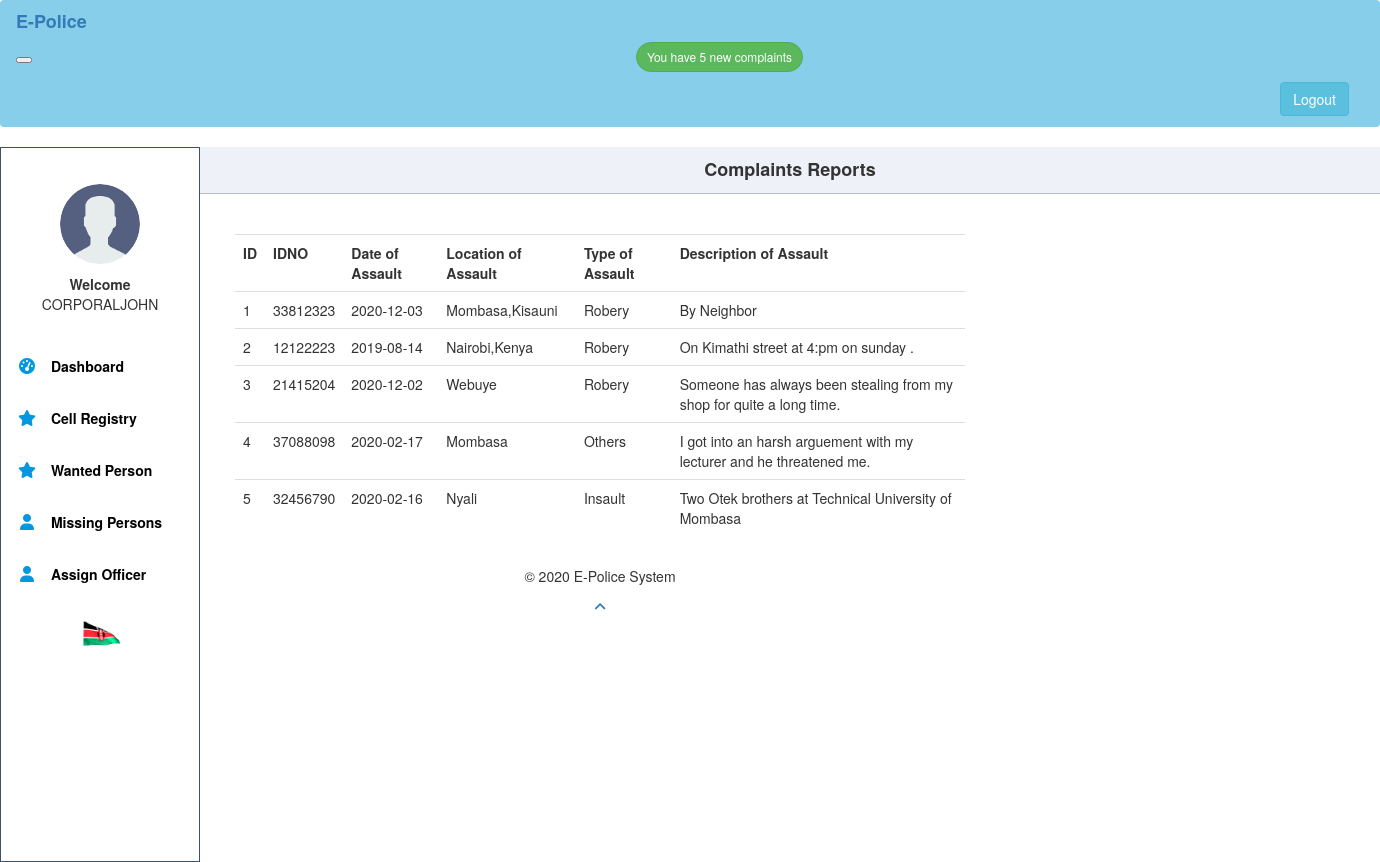
Screenshot of /policecomplaints.php (signed in) with the database file from the repository.
### tables this page shows
CREATE TABLE `complaint` (
  `ID` int(100) NOT NULL,
  `idno` int(100) NOT NULL,
  `dates` date NOT NULL,
  `location` varchar(255) NOT NULL,
  `assault` varchar(255) NOT NULL,
  `description` varchar(255) NOT NULL
);

### policecomplaints.php (the view, shortened to what this page needs)
 <?php
 require('includes/config.php');
 include('includes/header.php');
?>
<!DOCTYPE html>
<html>
<head>
    <link href="lib/css/bootstrap.min.css" rel="stylesheet" id="bootstrap-css">
</head>
<body>
<div class="main-content"style="background-color:#fff;">
<div class="title">
<center>Complaints Reports</center>
  </div>
             <?php
  $link = mysqli_connect("localhost", "root", "", "epolice");
  echo "<br>";
  $sql = "SELECT * FROM complaint";
  $result = $link->query($sql);
  echo "<div class='container'>";
    echo "<div class='row-fluid'>";
      echo "<div class='col-xs-8'>";
      echo "<div class='table-responsive'>";
         echo "<br>";
echo "<table class='table table-dark'>";
   echo " <tr>";
     echo " <th scope='col'>ID</th>";
      echo "<th scope='col'>IDNO</th>";
      echo "<th scope='col'>Date of Assault</th>";
      echo "<th scope='col'>Location of Assault</th>";
      echo "<th scope='col'>Type of Assault</th>";
      echo "<th scope='col'>Description of Assault</th>";
    echo "</tr>";
    if ($result->num_rows > 0) {
          while($row = $result->fetch_assoc()) {
 echo "<tr>";
            echo "<td>" . $row["ID"] . "</td>";
              echo "<td>" . $row["idno"] . "</td>";
            echo "<td>" . $row["dates"] . "</td>";
            echo "<td>" . $row["location"] . "</td>";
            echo "<td>" . $row["assault"] . "</td>";
            echo "<td>" . $row["description"] . "</td>";
            echo "</tr>";
          }
        } else {
          echo "0 results";
        }?>
</table>
  </div>
</body>
</html>
 <?php
  include('includes/footer.php');
 ?>

### includes/header.php (shortened to what this page needs)
<!DOCTYPE html>
<html>
<head>
    <link rel="stylesheet" type="text/css" href="bootstrap/css/bootstrap.min.css">
    <link rel="stylesheet" type="text/css" href="bootstrap/css/font-awesome.min.css">
    <link rel="stylesheet" type="text/css" href="css/style.css">
</head>
<body>
 <nav class="my-nav navbar navbar-expand-md navbar-light">
            <div class="container-fluid">
              <h4><a href="#" class="logo"><b>E-<span>Police</span></b></a></h4>
               <button class="navbar-toggler" type="button" data-toggle="collapse" data-target="#navbarSupportedContent" aria-controls="navbarSupportedContent" aria-expanded="false" aria-label="Toggle navigation">    <span class="navbar-toggler-icon"></span>
               </button>
                <?php
    $sql="SELECT * FROM complaint";
    $results = mysqli_query($conn, $sql);
    $resultCheck = mysqli_num_rows($results);
    if ($resultCheck>0) { ?>
        <span><a style="margin-left:600px; border-radius:200px;" class="btn btn-sm btn-success " href="policecomplaints.php">
      <?php echo "You have"." $resultCheck"." new complaints"; ?>
      </a></span>
   <?php }
    ?>
    <div class="top-menu">
        <ul class="nav pull-right top-menu">
          <li><a class="logout" href="index.html"><button class="btn btn-info">Logout</button></a></li>
        </ul>
      </div>
            </div>
        </nav>
         <div class="side-nav" style="background-color:#fff;">
            <nav>
                <ul>
                    <li>
    <center><img src="img/1.png" class="img-circle" width="80"></center>
    <?php  if (isset($_SESSION['username'])) : ?>
      <p><center><strong>Welcome</strong><br><?php echo $_SESSION['username']; ?></center></p>
    <?php endif ?>
                    </li>
                     <li>
                        <a href="dashboard.php">
                            <span><i class="fa fa-dashboard"></i></span>
                            <span>Dashboard</span>
                        </a>
                    </li>
                    <li>
                        <a href="policecellregistry.php">
                            <span><i class="fa fa-star"></i></span>
                            <span>Cell Registry</span>
                        </a>
                    </li>
                      <li>
                        <a href="policewanted.php">
                            <span><i class="fa fa-star"></i></span>
                            <span>Wanted Person</span>
                        </a>
                    </li>
                    <li>
                        <a href="policeviewmissing.php">
                            <span><i class="fa fa-user"></i></span>
                            <span>Missing Persons</span>
                        </a>
                    </li>
                    <li>
                        <a href="policeassignofficer.php">
                            <span><i class="fa fa-user"></i></span>
                            <span>Assign Officer</span>
                        </a>
                    </li>
  <li>
<center><img src="img/images/flag.gif" width="30%"></center>
  </li>
                </ul>
            </nav>
</div>

### includes/footer.php (shortened to what this page needs)
<footer class="site-footer">
      <div class="text-center">
     <p ><center>&copy; 2020 E-Police System</center></p>
        <a href="#" class="go-top">
          <i class="fa fa-angle-up"></i>
          </a>
      </div>
    </footer>
</html>

### css/style.css (style rules this page uses)
body { background-color: #fff; }
.my-nav { background-color: skyblue; min-height: 70px; }
.side-nav { position: absolute; width: 100%; height: 89.4vh; background-color: #35475e; border: 1px solid #3c506a; }
.side-nav ul { margin: 0; padding: 0; }
.side-nav ul li { padding: 16px 16px; border-bottom: 0px solid #3c506a; position: relative; }
.side-nav ul li a { color: black; display: block; text-decoration: none; }
.side-nav ul li i { color: #0497df; min-width: 20px; text-align: center; }
.side-nav ul li span:nth-child(2) { margin-left: 10px; font-size: 14px; font-weight: 600; }
.main-content { margin-top: 0; padding: 0; }
.main-content .title { background-color: #eef1f7; border-bottom: 1px solid #b8bec9; padding: 10px 20px; font-weight: 700; color: #333; font-size: 18px; }
@media screen and (min-width: 600px) { .side-nav { display: block; width: 70px; } }
@media screen and (min-width: 600px) { .side-nav ul li span:nth-child(2) { display: none; } }
@media screen and (min-width: 600px) { .side-nav ul li i { font-size: 26px; } }
@media screen and (min-width: 600px) { .side-nav ul li a { text-align: center; } }
@media screen and (min-width: 600px) { .main-content { margin-left: 70px; } }
@media screen and (min-width: 800px) { .side-nav { width: 200px; } }
@media screen and (min-width: 800px) { .side-nav ul li span:nth-child(2) { display: inline-block; } }
@media screen and (min-width: 800px) { .side-nav ul li i { font-size: 16px; } }
@media screen and (min-width: 800px) { .side-nav ul li a { text-align: left; } }
@media screen and (min-width: 800px) { .main-content { margin-left: 200px; } }

### rows the page displays
complaint: ID "1", idno "33812323", dates "2020-12-03", location "Mombasa,Kisauni", assault "Robery", description "By Neighbor"
complaint: ID "2", idno "12122223", dates "2019-08-14", location "Nairobi,Kenya", assault "Robery", description "On Kimathi street at 4:pm on sunday ."
complaint: ID "3", idno "21415204", dates "2020-12-02", location "Webuye", assault "Robery", description "Someone has always been stealing from my shop for quite a long time."
complaint: ID "4", idno "37088098", dates "2020-02-17", location "Mombasa", assault "Others", description "I got into an harsh arguement with my lecturer and he threatened me."
complaint: ID "5", idno "32456790", dates "2020-02-16", location "Nyali", assault "Insault", description "Two Otek brothers at Technical University of Mombasa"

### other values shown
$resultCheck "5"
$_SESSION['username'] "CORPORALJOHN"
